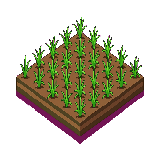
#> input picture .image/wheat_stage_1_sprouting.png, 160 x 160 px
$ python -i chroma_key.py   (imports and definitions only)
#> lines starting #> are read from the running program, lines starting #| are printed output that depends on the picture
from PIL import Image
import collections
import sys


def auto_detect_bg_color(img, sample_ratio=0.1):
    data = list(img.getdata())
    total = len(data)
    step = max(1, int(1 / sample_ratio))
    sampled = [data[i] for i in range(0, total, step)]
    counter = collections.Counter(sampled)
    return counter.most_common(1)[0][0][:3]


# [71 lines left out: function analyze, not called in this run]


def chroma_key_remove(img, key_color=None, tolerance=50, padding=0):
    img = img.convert("RGBA")
    pixels = img.load()
    w, h = img.size

    if key_color is None:
        key_color = auto_detect_bg_color(img)
    kr, kg, kb = key_color

    for y in range(h):
        for x in range(w):
            r, g, b, a = pixels[x, y]
            if a == 0:
                continue
            dist = ((r - kr) ** 2 + (g - kg) ** 2 + (b - kb) ** 2) ** 0.5
            if dist < tolerance:
                pixels[x, y] = (0, 0, 0, 0)
            elif dist < tolerance * 2:
                alpha_factor = (dist - tolerance) / tolerance
                pixels[x, y] = (r, g, b, int(a * alpha_factor))

    bbox = img.getbbox()
    if bbox:
        img = img.crop(bbox)
    if padding > 0:
        padded = Image.new("RGBA", (img.width + padding * 2, img.height + padding * 2), (0, 0, 0, 0))
        padded.paste(img, (padding, padding))
        img = padded
    return img

def process(input_path, output_path, output_size=None, key_color=None, tolerance=50, padding=0):
#> called with input_path = '../.image/wheat_stage_1_sprouting.png', output_path = 'out.png', tolerance = 50, padding = 0
    img = Image.open(input_path).convert("RGBA")
#> img is the input picture: PIL image 160x160 RGBA; mean R, G, B, A 36.4, 32.1, 16.3, 90.6
    img = chroma_key_remove(img, key_color, tolerance)
#> in auto_detect_bg_color, `data = list(img.getdata())`: data = 25600 items
#> in auto_detect_bg_color, `total = len(data)`: total = 25600
#> in auto_detect_bg_color, `sampled = [data[i] for i in range(0, total, step)]`: sampled = 2560 items, first 6: (0, 0, 0, 0), (0, 0, 0, 0), (0, 0, 0, 0), (0, 0, 0, 0), (0, 0, 0, 0), (0, 0, 0, 0)
#> in auto_detect_bg_color, `counter = collections.Counter(sampled)`: counter = 592 items
#> in chroma_key_remove, `key_color = auto_detect_bg_color(img)`: key_color = (0, 0, 0)
#> in chroma_key_remove, `kr, kg, kb = key_color`: kr = 0
#> in chroma_key_remove, `bbox = img.getbbox()`: bbox = (16, 17, 144, 144)
#> in chroma_key_remove, `img = img.crop(bbox)`:
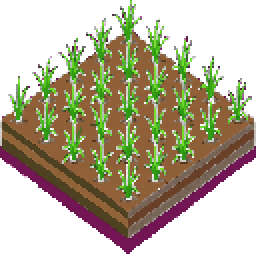
#> img: PIL image 128x127 RGBA (shown 2 times larger); mean R, G, B, A 57.3, 50.5, 25.7, 126.1; transparent parts drawn white

    if output_size:
        content_w, content_h = output_size
        img_w, img_h = img.size
        scale = min(content_w / img_w, content_h / img_h)
        new_w = max(1, round(img_w * scale))
        new_h = max(1, round(img_h * scale))
        img = img.resize((new_w, new_h), Image.NEAREST)
        canvas = Image.new("RGBA", (content_w, content_h), (0, 0, 0, 0))
        offset_x = (content_w - new_w) // 2
        offset_y = (content_h - new_h) // 2
        canvas.paste(img, (offset_x, offset_y), img)
        img = canvas

    if padding > 0:
        padded = Image.new("RGBA", (img.width + padding * 2, img.height + padding * 2), (0, 0, 0, 0))
        padded.paste(img, (padding, padding))
        img = padded

    img.save(output_path, "PNG")
    print(f"Saved: {output_path} ({img.size[0]}x{img.size[1]})")
#| Saved: out.png (128x127)

# [39 lines not run here, left out]

>>> result = process('../.image/wheat_stage_1_sprouting.png', 'out.png')

$ run again, on .image/wheat_stage_3_heading.png
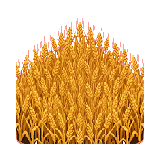
#> input picture .image/wheat_stage_3_heading.png, 160 x 160 px
#> in process, img is the input picture: PIL image 160x160 RGBA; mean R, G, B, A 101.9, 65.2, 17.1, 124.5
#> data = 25600 items
#> total = 25600
#> sampled = 2560 items, first 6: (0, 0, 0, 0), (0, 0, 0, 0), (0, 0, 0, 0), (0, 0, 0, 0), (0, 0, 0, 0), (0, 0, 0, 0)
#> counter = 1201 items
#> key_color = (0, 0, 0)
#> kr = 0
#> bbox = (16, 18, 144, 144)
#> in chroma_key_remove, `img = img.crop(bbox)`:
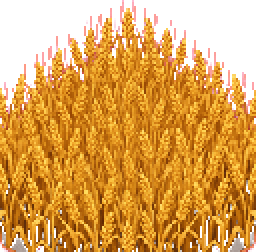
#> img: PIL image 128x126 RGBA (shown 2 times larger); mean R, G, B, A 161.5, 103.4, 27.2, 193.7; transparent parts drawn white
#| Saved: out.png (128x126)
